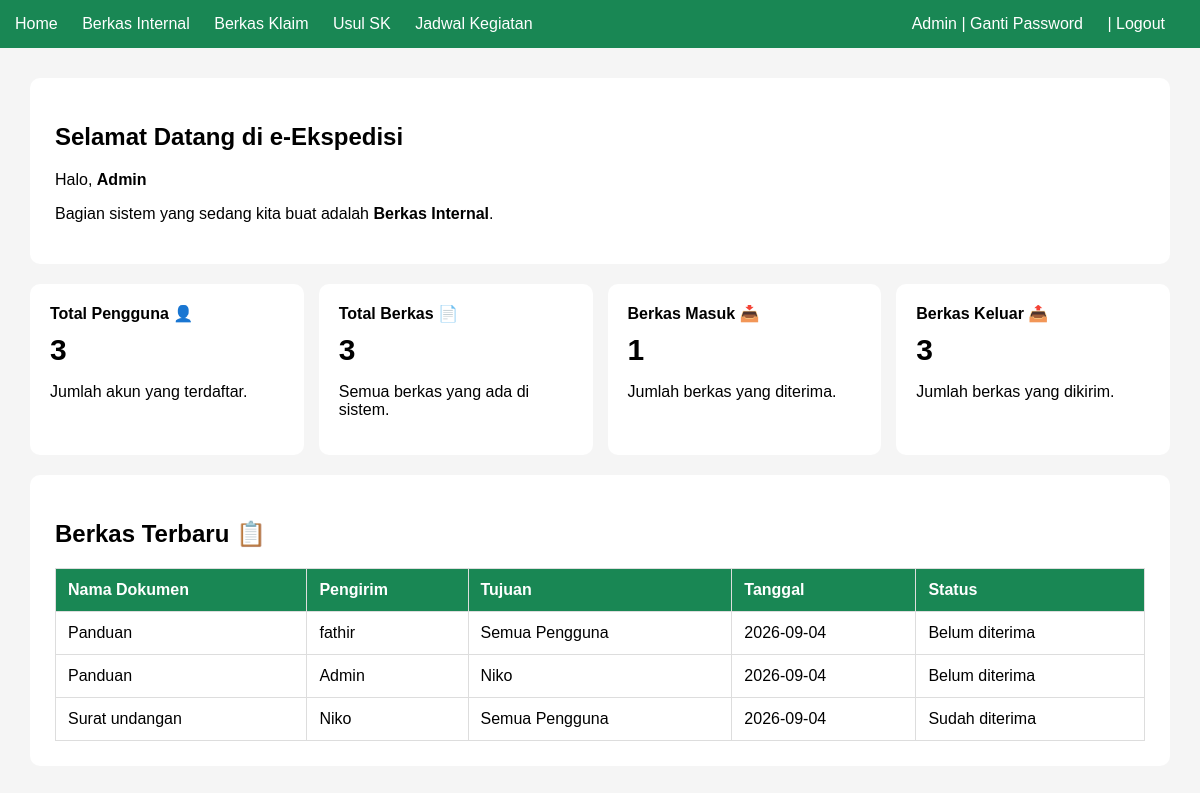
The app's page /index.php?aksi=home (signed in) with its own data.
### tables this page shows
CREATE TABLE `berkas` (
  `id_berkas` int NOT NULL,
  `n_dokumen` varchar(255) NOT NULL,
  `tgl_kirim` date NOT NULL,
  `id_pengirim` int NOT NULL,
  `id_tujuan` int DEFAULT NULL,
  `tujuan_semua` tinyint(1) NOT NULL DEFAULT '0',
  `tgl_terima` date DEFAULT NULL,
  `tujuan` varchar(20) DEFAULT NULL,
  `keterangan` text,
  `file_berkas` varchar(255) DEFAULT NULL,
  `status` enum('Dikirim','Diterima') NOT NULL DEFAULT 'Dikirim'
);

CREATE TABLE `user` (
  `id_user` int NOT NULL,
  `nama` varchar(50) NOT NULL,
  `username` varchar(50) NOT NULL,
  `password` varchar(255) NOT NULL,
  `bagian` varchar(50) NOT NULL,
  `no_tlp` varchar(20) NOT NULL,
  `email` varchar(100) NOT NULL,
  `role` enum('admin','pegawai') NOT NULL,
  `pw_diganti` datetime DEFAULT NULL,
  `pw_batas` int NOT NULL DEFAULT '0',
  `pw_waktuganti` datetime DEFAULT NULL
);

### controller/HomeController.php (called while the page is built, shortened)
<?php
require_once "model/User.php";
require_once "model/Berkas.php";
class HomeController {
    public function index() {
        $isAdmin = isset($_SESSION['role']) && $_SESSION['role'] == 'admin';
        $statistik = [];
        $berkasTerbaru = [];
        if ($isAdmin) {
            $userModel = new User();
            $berkasModel = new Berkas();
            $statistik = $berkasModel->statistikDashboard();
            $statistik['total_pengguna'] = $userModel->jumlahPengguna();
            $berkasTerbaru = $berkasModel->berkasTerbaru();
        }
        require_once "views/home.php";
    }
}
?>

### config/Koneksi.php (called while the page is built, shortened)
<?php
class Koneksi {
    public function getKoneksi() {
        $koneksi = new mysqli("localhost", "root", "", "e-berkas");
        return $koneksi;
    }
}
?>

### model/Berkas.php (called while the page is built, shortened)
<?php
require_once "config/Koneksi.php";
class Berkas {
    private $conn;
    public function __construct() {
        $db = new Koneksi();
        $this->conn = $db->getKoneksi();
    }
    public function statistikDashboard() {
        $sql = "SELECT
                    COUNT(*) AS total_berkas,
                    SUM(CASE WHEN tgl_terima IS NOT NULL THEN 1 ELSE 0 END) AS berkas_masuk,
                    COUNT(*) AS berkas_keluar
                FROM berkas";
        $hasil = $this->conn->query($sql);
        $data = $hasil->fetch_assoc();
        return [
            'total_berkas' => (int) $data['total_berkas'],
            'berkas_masuk' => (int) $data['berkas_masuk'],
            'berkas_keluar' => (int) $data['berkas_keluar']
        ];
    }
    public function berkasTerbaru() {
        $sql = "SELECT berkas.n_dokumen,
                       berkas.tgl_kirim,
                       pengirim.nama AS nama_pengirim,
                       CASE
                           WHEN berkas.tujuan_semua = 1 THEN 'Semua Pengguna'
                           ELSE penerima.nama
                       END AS nama_tujuan,
                       CASE
                           WHEN berkas.tgl_terima IS NULL THEN 'Belum diterima'
                           ELSE 'Sudah diterima'
                       END AS status
                FROM berkas
                JOIN `user` pengirim
                    ON berkas.id_pengirim = pengirim.id_user
                LEFT JOIN `user` penerima
                    ON berkas.id_tujuan = penerima.id_user
                ORDER BY berkas.id_berkas DESC
                LIMIT 5";
        $hasil = $this->conn->query($sql);
        $data = [];
        while ($row = $hasil->fetch_assoc()) {
            $data[] = $row;
        }
        return $data;
    }
}
?>

### model/User.php (called while the page is built, shortened)
<?php
require_once "config/Koneksi.php";
class User {
    private $conn;
    public function __construct() {
        $db = new Koneksi();
        $this->conn = $db->getKoneksi();
    }
    public function jumlahPengguna() {
        $hasil = $this->conn->query("SELECT COUNT(*) AS total FROM `user`");
        $data = $hasil->fetch_assoc();
        return (int) $data['total'];
    }
}
?>

### views/home.php (the view, shortened to what this page needs)
<!DOCTYPE html>
<html>
<head>
</head>
<body>
<div class="navbar">
    <a href="index.php?aksi=home">Home</a>
    <a href="index.php?aksi=berkas">Berkas Internal</a>
    <a href="#">Berkas Klaim</a>
    <a href="#">Usul SK</a>
    <a href="#">Jadwal Kegiatan</a>
    <span style="float:right;">
        <?php echo $_SESSION['nama']; ?> |
        <a href="index.php?aksi=gantiPassword">Ganti Password</a> |
        <a href="index.php?aksi=logout">Logout</a>
    </span>
</div>
<div class="container">
    <div class="box">
        <h2>Selamat Datang di e-Ekspedisi</h2>
        <p>
            Halo, <b><?php echo $_SESSION['nama']; ?></b>
        </p>
        <p>
            Bagian sistem yang sedang kita buat adalah
            <b>Berkas Internal</b>.
        </p>
    </div>
    <?php if ($isAdmin) { ?>
        <div class="statistik">
            <div class="box">
                <h3>Total Pengguna 👤</h3>
                <p class="angka"><?php echo $statistik['total_pengguna']; ?></p>
                <p>Jumlah akun yang terdaftar.</p>
            </div>
            <div class="box">
                <h3>Total Berkas 📄</h3>
                <p class="angka"><?php echo $statistik['total_berkas']; ?></p>
                <p>Semua berkas yang ada di sistem.</p>
            </div>
            <div class="box">
                <h3>Berkas Masuk 📥</h3>
                <p class="angka"><?php echo $statistik['berkas_masuk']; ?></p>
                <p>Jumlah berkas yang diterima.</p>
            </div>
            <div class="box">
                <h3>Berkas Keluar 📤</h3>
                <p class="angka"><?php echo $statistik['berkas_keluar']; ?></p>
                <p>Jumlah berkas yang dikirim.</p>
            </div>
        </div>
        <div class="box" style="margin-top: 20px;">
            <h2>Berkas Terbaru 📋</h2>
            <table>
                <tr>
                    <th>Nama Dokumen</th>
                    <th>Pengirim</th>
                    <th>Tujuan</th>
                    <th>Tanggal</th>
                    <th>Status</th>
                </tr>
                <?php if (empty($berkasTerbaru)) { ?>
                    <tr>
                        <td colspan="5">Belum ada berkas.</td>
                    </tr>
                <?php } else { ?>
                    <?php foreach ($berkasTerbaru as $row) { ?>
                        <tr>
                            <td><?php echo htmlspecialchars($row['n_dokumen']); ?></td>
                            <td><?php echo htmlspecialchars($row['nama_pengirim']); ?></td>
                            <td><?php echo htmlspecialchars($row['nama_tujuan']); ?></td>
                            <td><?php echo htmlspecialchars($row['tgl_kirim']); ?></td>
                            <td><?php echo htmlspecialchars($row['status']); ?></td>
                        </tr>
                    <?php } ?>
                <?php } ?>
            </table>
        </div>
    <?php } ?>
</div>
</body>
</html>

### views/home.php (style rules this page uses)
body { margin: 0; font-family: Arial; background: #f5f5f5; }
.navbar { background: #198754; padding: 15px; color: white; }
.navbar a { color: white; text-decoration: none; margin-right: 20px; }
.container { padding: 30px; }
.box { background: white; padding: 25px; border-radius: 10px; }
.statistik { display: grid; grid-template-columns: repeat(4, 1fr); gap: 15px; margin-top: 20px; }
.statistik .box { padding: 20px; }
.statistik h3 { margin: 0 0 10px; font-size: 16px; }
.angka { margin: 0; font-size: 30px; font-weight: bold; }
table { width: 100%; margin-top: 20px; border-collapse: collapse; background: white; }
th, td { padding: 12px; border: 1px solid #ddd; text-align: left; }
th { background: #198754; color: white; }

### records on screen
berkas: n_dokumen "Panduan", user.nama "fathir", nama_tujuan "Semua Pengguna", tgl_kirim "2026-09-04", status "Belum diterima", user.nama "Admin", nama_tujuan "Niko"
berkas: n_dokumen "Surat undangan", user.nama "Niko", nama_tujuan "Semua Pengguna", tgl_kirim "2026-09-04", status "Sudah diterima"

### other values on screen
$_SESSION['nama'] "Admin"
$statistik['total_pengguna'] "3"
$statistik['total_berkas'] "3"
$statistik['berkas_masuk'] "1"
$statistik['berkas_keluar'] "3"
